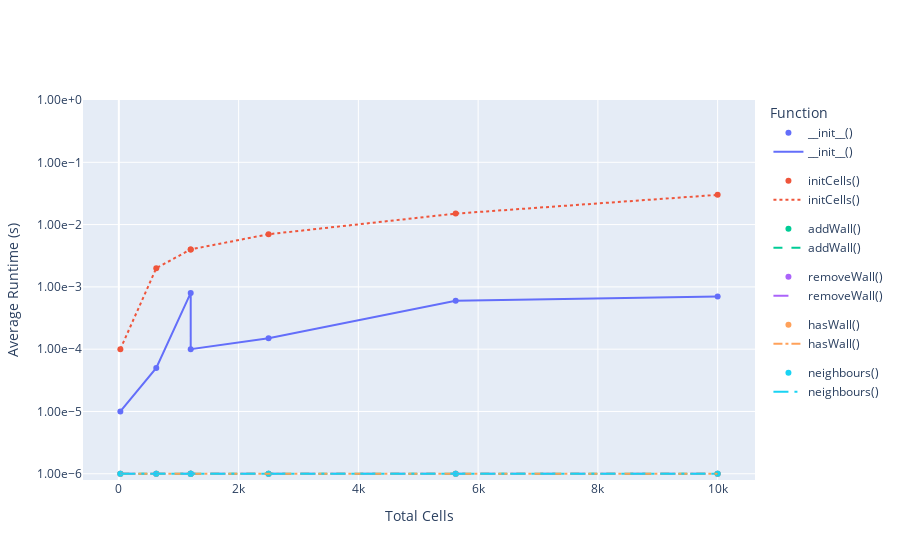

Notebook code for this chart:
### Code cell
import plotly.graph_objects as go
import plotly.express as px

# Specify the desired functions
functions = ['__init__()', 'initCells()', 'addWall()', 'removeWall()', 'hasWall()', 'neighbours()']

# Define line styles and widths for each function
line_styles = ['solid', 'dot', 'dash', 'longdash', 'dashdot', 'longdashdot']
line_widths = [2, 2, 2, 2, 2, 2]

# Create the scatter plot
fig_scatter = px.scatter(
    data_frame=arrayFunctionsDF,
    x='totalCells',
    y=functions,
    labels={'totalCells': 'Total Cells', '__init__()': '__init__()', 'initCells()': 'initCells()', 'addWall()': 'addWall()', 'removeWall()': 'removeWall()', 'hasWall()': 'hasWall()', 'neighbours()': 'neighbours()'},
    title='Total Cells vs. Average Runtime for Selected Array Functions',
    hover_data={'totalCells': ':.2f', 'value': ':.2e'}
)

# Create the line plot with different line styles and widths
fig_line = px.line(
    data_frame=arrayFunctionsDF,
    x='totalCells',
    y=functions,
    labels={'totalCells': 'Total Cells', '__init__()': '__init__()', 'initCells()': 'initCells()', 'addWall()': 'addWall()', 'removeWall()': 'removeWall()', 'hasWall()': 'hasWall()', 'neighbours()': 'neighbours()'},
    hover_data={'totalCells': ':.2f', 'value': ':.2e'}
)

# Combine the scatter and line plots
fig_combine = go.Figure(data=fig_scatter.data + fig_line.data)

# Update line styles and widths for each trace
for i, trace in enumerate(fig_combine.data[len(functions):]):
    trace.line.dash = line_styles[i]
    trace.line.width = line_widths[i]

# Update the layout with logarithmic y-axis and scientific notation
fig_combine.update_layout(
    xaxis_title='Total Cells',
    yaxis_title='Average Runtime (s)',
    legend_title='Function',
    yaxis_type='log',
    yaxis_tickformat='.2e',  # Display tick labels in scientific notation with 2 decimal places
    yaxis_tickvals=[1e-7, 1e-6, 1e-5, 1e-4, 1e-3, 1e-2, 1e-1, 1e0],  # Custom tick values
    yaxis_range=[-6.1, 0],  # Set the y-axis range to accommodate the custom tick values
    hoverlabel=dict(namelength=-1)  # Display full hover labels
)

fig_combine.show()

### Figure 1 — Plotly figure (JSON) as saved in the notebook; plotly's stock layout.template omitted (floating-point values rounded to 4 significant figures)
{"data": [{"hovertemplate": "variable=__init__()<br>Total Cells=%{x:.2f}<br>value=%{y:.2e}<extra></extra>", "legendgroup": "__init__()", "marker": {"color": "#636efa", "symbol": "circle"}, "mode": "markers", "name": "__init__()", "orientation": "v", "showlegend": true, "type": "scatter", "x": [25, 625, 1200, 1200, 2500, 5625, 10000], "xaxis": "x", "y": [1e-05, 5e-05, 0.0008, 0.0001, 0.00015, 0.0006, 0.0007], "yaxis": "y"}, {"hovertemplate": "variable=initCells()<br>Total Cells=%{x:.2f}<br>value=%{y:.2e}<extra></extra>", "legendgroup": "initCells()", "marker": {"color": "#EF553B", "symbol": "circle"}, "mode": "markers", "name": "initCells()", "orientation": "v", "showlegend": true, "type": "scatter", "x": [25, 625, 1200, 1200, 2500, 5625, 10000], "xaxis": "x", "y": [0.0001, 0.002, 0.004, 0.004, 0.007, 0.015, 0.03], "yaxis": "y"}, {"hovertemplate": "variable=addWall()<br>Total Cells=%{x:.2f}<br>value=%{y:.2e}<extra></extra>", "legendgroup": "addWall()", "marker": {"color": "#00cc96", "symbol": "circle"}, "mode": "markers", "name": "addWall()", "orientation": "v", "showlegend": true, "type": "scatter", "x": [25, 625, 1200, 1200, 2500, 5625, 10000], "xaxis": "x", "y": [1e-06, 1e-06, 1e-06, 1e-06, 1e-06, 1e-06, 1e-06], "yaxis": "y"}, {"hovertemplate": "variable=removeWall()<br>Total Cells=%{x:.2f}<br>value=%{y:.2e}<extra></extra>", "legendgroup": "removeWall()", "marker": {"color": "#ab63fa", "symbol": "circle"}, "mode": "markers", "name": "removeWall()", "orientation": "v", "showlegend": true, "type": "scatter", "x": [25, 625, 1200, 1200, 2500, 5625, 10000], "xaxis": "x", "y": [1e-06, 1e-06, 1e-06, 1e-06, 1e-06, 1e-06, 1e-06], "yaxis": "y"}, {"hovertemplate": "variable=hasWall()<br>Total Cells=%{x:.2f}<br>value=%{y:.2e}<extra></extra>", "legendgroup": "hasWall()", "marker": {"color": "#FFA15A", "symbol": "circle"}, "mode": "markers", "name": "hasWall()", "orientation": "v", "showlegend": true, "type": "scatter", "x": [25, 625, 1200, 1200, 2500, 5625, 10000], "xaxis": "x", "y": [1e-06, 1e-06, 1e-06, 1e-06, 1e-06, 1e-06, 1e-06], "yaxis": "y"}, {"hovertemplate": "variable=neighbours()<br>Total Cells=%{x:.2f}<br>value=%{y:.2e}<extra></extra>", "legendgroup": "neighbours()", "marker": {"color": "#19d3f3", "symbol": "circle"}, "mode": "markers", "name": "neighbours()", "orientation": "v", "showlegend": true, "type": "scatter", "x": [25, 625, 1200, 1200, 2500, 5625, 10000], "xaxis": "x", "y": [1e-06, 1e-06, 1e-06, 1e-06, 1e-06, 1e-06, 1e-06], "yaxis": "y"}, {"hovertemplate": "variable=__init__()<br>Total Cells=%{x:.2f}<br>value=%{y:.2e}<extra></extra>", "legendgroup": "__init__()", "line": {"color": "#636efa", "dash": "solid", "width": 2}, "marker": {"symbol": "circle"}, "mode": "lines", "name": "__init__()", "orientation": "v", "showlegend": true, "type": "scatter", "x": [25, 625, 1200, 1200, 2500, 5625, 10000], "xaxis": "x", "y": [1e-05, 5e-05, 0.0008, 0.0001, 0.00015, 0.0006, 0.0007], "yaxis": "y"}, {"hovertemplate": "variable=initCells()<br>Total Cells=%{x:.2f}<br>value=%{y:.2e}<extra></extra>", "legendgroup": "initCells()", "line": {"color": "#EF553B", "dash": "dot", "width": 2}, "marker": {"symbol": "circle"}, "mode": "lines", "name": "initCells()", "orientation": "v", "showlegend": true, "type": "scatter", "x": [25, 625, 1200, 1200, 2500, 5625, 10000], "xaxis": "x", "y": [0.0001, 0.002, 0.004, 0.004, 0.007, 0.015, 0.03], "yaxis": "y"}, {"hovertemplate": "variable=addWall()<br>Total Cells=%{x:.2f}<br>value=%{y:.2e}<extra></extra>", "legendgroup": "addWall()", "line": {"color": "#00cc96", "dash": "dash", "width": 2}, "marker": {"symbol": "circle"}, "mode": "lines", "name": "addWall()", "orientation": "v", "showlegend": true, "type": "scatter", "x": [25, 625, 1200, 1200, 2500, 5625, 10000], "xaxis": "x", "y": [1e-06, 1e-06, 1e-06, 1e-06, 1e-06, 1e-06, 1e-06], "yaxis": "y"}, {"hovertemplate": "variable=removeWall()<br>Total Cells=%{x:.2f}<br>value=%{y:.2e}<extra></extra>", "legendgroup": "removeWall()", "line": {"color": "#ab63fa", "dash": "longdash", "width": 2}, "marker": {"symbol": "circle"}, "mode": "lines", "name": "removeWall()", "orientation": "v", "showlegend": true, "type": "scatter", "x": [25, 625, 1200, 1200, 2500, 5625, 10000], "xaxis": "x", "y": [1e-06, 1e-06, 1e-06, 1e-06, 1e-06, 1e-06, 1e-06], "yaxis": "y"}, {"hovertemplate": "variable=hasWall()<br>Total Cells=%{x:.2f}<br>value=%{y:.2e}<extra></extra>", "legendgroup": "hasWall()", "line": {"color": "#FFA15A", "dash": "dashdot", "width": 2}, "marker": {"symbol": "circle"}, "mode": "lines", "name": "hasWall()", "orientation": "v", "showlegend": true, "type": "scatter", "x": [25, 625, 1200, 1200, 2500, 5625, 10000], "xaxis": "x", "y": [1e-06, 1e-06, 1e-06, 1e-06, 1e-06, 1e-06, 1e-06], "yaxis": "y"}, {"hovertemplate": "variable=neighbours()<br>Total Cells=%{x:.2f}<br>value=%{y:.2e}<extra></extra>", "legendgroup": "neighbours()", "line": {"color": "#19d3f3", "dash": "longdashdot", "width": 2}, "marker": {"symbol": "circle"}, "mode": "lines", "name": "neighbours()", "orientation": "v", "showlegend": true, "type": "scatter", "x": [25, 625, 1200, 1200, 2500, 5625, 10000], "xaxis": "x", "y": [1e-06, 1e-06, 1e-06, 1e-06, 1e-06, 1e-06, 1e-06], "yaxis": "y"}], "layout": {"autosize": true, "hoverlabel": {"namelength": -1}, "legend": {"title": {"text": "Function"}}, "xaxis": {"autorange": true, "range": [-580.8, 10610.0], "title": {"text": "Total Cells"}, "type": "linear"}, "yaxis": {"range": [-6.1, 0], "tickformat": ".2e", "tickvals": [1e-07, 1e-06, 1e-05, 0.0001, 0.001, 0.01, 0.1, 1], "title": {"text": "Average Runtime (s)"}, "type": "log"}}}
